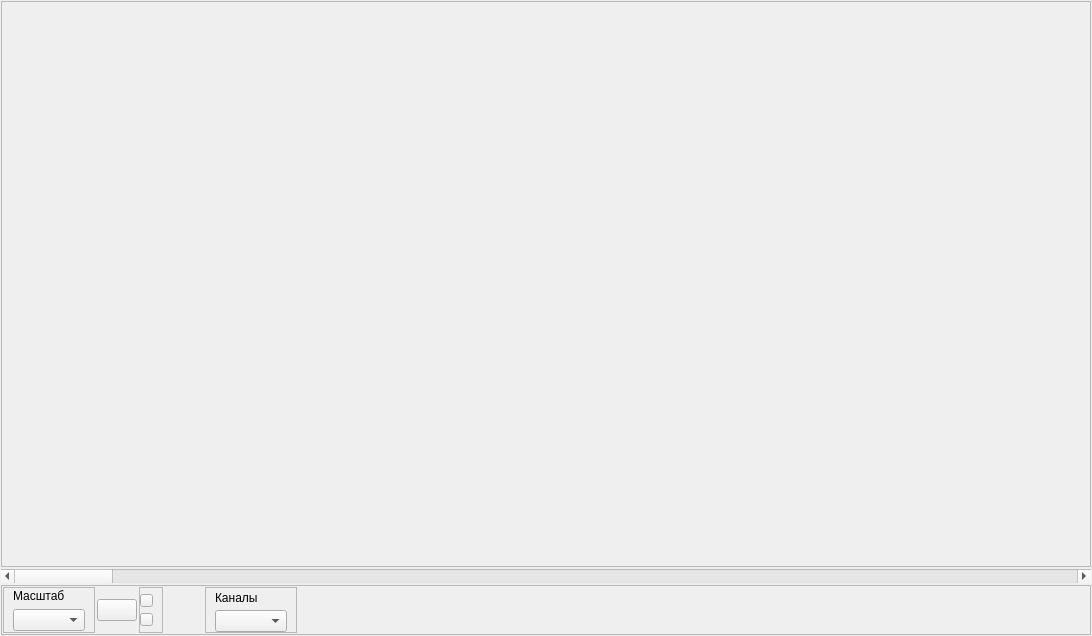
<?xml version="1.0" encoding="UTF-8"?>
<ui version="4.0">
 <class>WeightPlateGraphVisualWidget</class>
 <widget class="QWidget" name="WeightPlateGraphVisualWidget">
  <property name="geometry">
   <rect>
    <x>0</x>
    <y>0</y>
    <width>1092</width>
    <height>636</height>
   </rect>
  </property>
  <property name="windowTitle">
   <string>Form</string>
  </property>
  <layout class="QVBoxLayout" name="verticalLayout">
   <property name="spacing">
    <number>2</number>
   </property>
   <property name="leftMargin">
    <number>1</number>
   </property>
   <property name="topMargin">
    <number>1</number>
   </property>
   <property name="rightMargin">
    <number>1</number>
   </property>
   <property name="bottomMargin">
    <number>1</number>
   </property>
   <item>
    <widget class="QFrame" name="frGraph">
     <property name="frameShape">
      <enum>QFrame::StyledPanel</enum>
     </property>
     <property name="frameShadow">
      <enum>QFrame::Raised</enum>
     </property>
     <layout class="QVBoxLayout" name="verticalLayout_3">
      <property name="spacing">
       <number>2</number>
      </property>
      <property name="leftMargin">
       <number>1</number>
      </property>
      <property name="topMargin">
       <number>1</number>
      </property>
      <property name="rightMargin">
       <number>1</number>
      </property>
      <property name="bottomMargin">
       <number>1</number>
      </property>
      <item>
       <widget class="AreaGraph" name="wgtGraph" native="true">
        <property name="mouseTracking">
         <bool>true</bool>
        </property>
       </widget>
      </item>
     </layout>
    </widget>
   </item>
   <item>
    <widget class="QScrollBar" name="sbSignal">
     <property name="orientation">
      <enum>Qt::Horizontal</enum>
     </property>
    </widget>
   </item>
   <item>
    <widget class="QFrame" name="frToolbar">
     <property name="sizePolicy">
      <sizepolicy hsizetype="Preferred" vsizetype="Fixed">
       <horstretch>0</horstretch>
       <verstretch>0</verstretch>
      </sizepolicy>
     </property>
     <property name="frameShape">
      <enum>QFrame::StyledPanel</enum>
     </property>
     <property name="frameShadow">
      <enum>QFrame::Raised</enum>
     </property>
     <layout class="QHBoxLayout" name="horizontalLayout">
      <property name="spacing">
       <number>2</number>
      </property>
      <property name="leftMargin">
       <number>1</number>
      </property>
      <property name="topMargin">
       <number>1</number>
      </property>
      <property name="rightMargin">
       <number>1</number>
      </property>
      <property name="bottomMargin">
       <number>1</number>
      </property>
      <item>
       <widget class="QFrame" name="frScale">
        <property name="frameShape">
         <enum>QFrame::StyledPanel</enum>
        </property>
        <property name="frameShadow">
         <enum>QFrame::Raised</enum>
        </property>
        <layout class="QVBoxLayout" name="verticalLayout_2">
         <property name="topMargin">
          <number>1</number>
         </property>
         <property name="bottomMargin">
          <number>1</number>
         </property>
         <item>
          <widget class="QLabel" name="lblScale">
           <property name="text">
            <string>Масштаб</string>
           </property>
          </widget>
         </item>
         <item>
          <widget class="QComboBox" name="cbScale">
           <property name="maxVisibleItems">
            <number>15</number>
           </property>
          </widget>
         </item>
        </layout>
       </widget>
      </item>
      <item>
       <widget class="QPushButton" name="btnFullSignal">
        <property name="text">
         <string/>
        </property>
        <property name="icon">
         <iconset resource="../../../../kernel.qrc">
          <normaloff>:/images/Tools/FullSignal.png</normaloff>:/images/Tools/FullSignal.png</iconset>
        </property>
        <property name="iconSize">
         <size>
          <width>22</width>
          <height>22</height>
         </size>
        </property>
        <property name="checkable">
         <bool>true</bool>
        </property>
        <property name="checked">
         <bool>false</bool>
        </property>
       </widget>
      </item>
      <item>
       <widget class="QFrame" name="frFullSignal">
        <property name="frameShape">
         <enum>QFrame::StyledPanel</enum>
        </property>
        <property name="frameShadow">
         <enum>QFrame::Raised</enum>
        </property>
        <layout class="QVBoxLayout" name="verticalLayout_5">
         <property name="spacing">
          <number>0</number>
         </property>
         <property name="leftMargin">
          <number>0</number>
         </property>
         <property name="topMargin">
          <number>0</number>
         </property>
         <property name="bottomMargin">
          <number>0</number>
         </property>
         <item>
          <widget class="QPushButton" name="btnHScalePlus">
           <property name="maximumSize">
            <size>
             <width>13</width>
             <height>13</height>
            </size>
           </property>
           <property name="text">
            <string/>
           </property>
           <property name="icon">
            <iconset resource="../../../../kernel.qrc">
             <normaloff>:/images/Tools/Plus_10.png</normaloff>:/images/Tools/Plus_10.png</iconset>
           </property>
           <property name="iconSize">
            <size>
             <width>9</width>
             <height>9</height>
            </size>
           </property>
          </widget>
         </item>
         <item>
          <widget class="QPushButton" name="btnHScaleMinus">
           <property name="maximumSize">
            <size>
             <width>13</width>
             <height>13</height>
            </size>
           </property>
           <property name="text">
            <string/>
           </property>
           <property name="icon">
            <iconset resource="../../../../kernel.qrc">
             <normaloff>:/images/Tools/Minus_10.png</normaloff>:/images/Tools/Minus_10.png</iconset>
           </property>
           <property name="iconSize">
            <size>
             <width>10</width>
             <height>10</height>
            </size>
           </property>
          </widget>
         </item>
        </layout>
       </widget>
      </item>
      <item>
       <spacer name="horizontalSpacer_2">
        <property name="orientation">
         <enum>Qt::Horizontal</enum>
        </property>
        <property name="sizeType">
         <enum>QSizePolicy::Fixed</enum>
        </property>
        <property name="sizeHint" stdset="0">
         <size>
          <width>40</width>
          <height>20</height>
         </size>
        </property>
       </spacer>
      </item>
      <item>
       <widget class="QFrame" name="frChannel">
        <property name="frameShape">
         <enum>QFrame::StyledPanel</enum>
        </property>
        <property name="frameShadow">
         <enum>QFrame::Raised</enum>
        </property>
        <layout class="QVBoxLayout" name="verticalLayout_4">
         <property name="spacing">
          <number>3</number>
         </property>
         <property name="topMargin">
          <number>0</number>
         </property>
         <property name="bottomMargin">
          <number>0</number>
         </property>
         <item>
          <widget class="QLabel" name="lblChannel">
           <property name="text">
            <string>Каналы</string>
           </property>
          </widget>
         </item>
         <item>
          <widget class="QComboBox" name="cbChannels"/>
         </item>
        </layout>
       </widget>
      </item>
      <item>
       <spacer name="horizontalSpacer">
        <property name="orientation">
         <enum>Qt::Horizontal</enum>
        </property>
        <property name="sizeHint" stdset="0">
         <size>
          <width>40</width>
          <height>20</height>
         </size>
        </property>
       </spacer>
      </item>
     </layout>
    </widget>
   </item>
  </layout>
 </widget>
 <customwidgets>
  <customwidget>
   <class>AreaGraph</class>
   <extends>QWidget</extends>
   <header location="global">areagraph.h</header>
   <container>1</container>
  </customwidget>
 </customwidgets>
 <resources>
  <include location="../../../../kernel.qrc"/>
 </resources>
 <connections>
  <connection>
   <sender>cbScale</sender>
   <signal>currentIndexChanged(int)</signal>
   <receiver>WeightPlateGraphVisualWidget</receiver>
   <slot>scaleChange(int)</slot>
   <hints>
    <hint type="sourcelabel">
     <x>50</x>
     <y>612</y>
    </hint>
    <hint type="destinationlabel">
     <x>1093</x>
     <y>177</y>
    </hint>
   </hints>
  </connection>
  <connection>
   <sender>btnFullSignal</sender>
   <signal>clicked(bool)</signal>
   <receiver>WeightPlateGraphVisualWidget</receiver>
   <slot>btnFulSignalClicked(bool)</slot>
   <hints>
    <hint type="sourcelabel">
     <x>110</x>
     <y>608</y>
    </hint>
    <hint type="destinationlabel">
     <x>1094</x>
     <y>223</y>
    </hint>
   </hints>
  </connection>
  <connection>
   <sender>btnHScaleMinus</sender>
   <signal>clicked()</signal>
   <receiver>WeightPlateGraphVisualWidget</receiver>
   <slot>btnMinusClicked()</slot>
   <hints>
    <hint type="sourcelabel">
     <x>139</x>
     <y>619</y>
    </hint>
    <hint type="destinationlabel">
     <x>1092</x>
     <y>286</y>
    </hint>
   </hints>
  </connection>
  <connection>
   <sender>btnHScalePlus</sender>
   <signal>clicked()</signal>
   <receiver>WeightPlateGraphVisualWidget</receiver>
   <slot>btnPlusClicked()</slot>
   <hints>
    <hint type="sourcelabel">
     <x>141</x>
     <y>597</y>
    </hint>
    <hint type="destinationlabel">
     <x>1093</x>
     <y>322</y>
    </hint>
   </hints>
  </connection>
  <connection>
   <sender>sbSignal</sender>
   <signal>valueChanged(int)</signal>
   <receiver>WeightPlateGraphVisualWidget</receiver>
   <slot>signalScroll(int)</slot>
   <hints>
    <hint type="sourcelabel">
     <x>249</x>
     <y>572</y>
    </hint>
    <hint type="destinationlabel">
     <x>1091</x>
     <y>358</y>
    </hint>
   </hints>
  </connection>
  <connection>
   <sender>cbChannels</sender>
   <signal>currentIndexChanged(int)</signal>
   <receiver>WeightPlateGraphVisualWidget</receiver>
   <slot>on_selectChannel(int)</slot>
   <hints>
    <hint type="sourcelabel">
     <x>266</x>
     <y>615</y>
    </hint>
    <hint type="destinationlabel">
     <x>1092</x>
     <y>400</y>
    </hint>
   </hints>
  </connection>
 </connections>
 <slots>
  <slot>scaleChange(int)</slot>
  <slot>btnFulSignalClicked(bool)</slot>
  <slot>btnMinusClicked()</slot>
  <slot>btnPlusClicked()</slot>
  <slot>signalScroll(int)</slot>
  <slot>on_selectChannel(int)</slot>
 </slots>
</ui>
